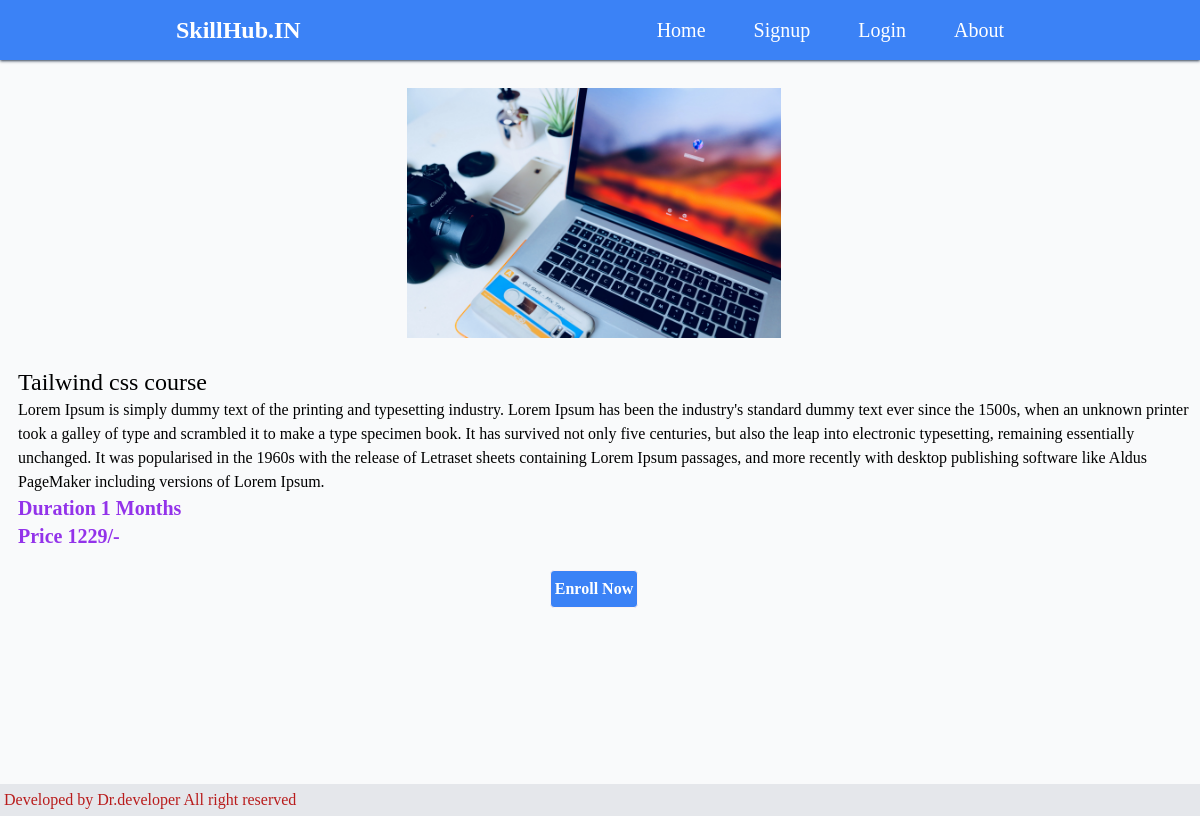
Page /update/4 on the committed database.
### blog/models.py (models this page shows, shortened)
class Blog(models.Model):
    course_img=models.ImageField(upload_to='courseimg')
    course_name=models.CharField(max_length=100)
    course_des=models.TextField()
    course_duration=models.PositiveIntegerField()
    course_price=models.PositiveIntegerField()

### blog/views.py (the view)
# urls.py: path('update/<int:id>',views.detail,name='detail'),
def detail(request, id):
    blog=Blog.objects.filter(pk=id)
    return render(request,'pages/detail.html',{'blog':blog})

### blog/templates/pages/detail.html (shortened to what this page needs)
{% extends 'base.html' %}
{% load static %}
{% block content %}
{% for blogs in blog %}
<div class="flex items-center  justify-evenly ml-2 m-5 flex-col md:flex-col ">
    <div class=" flex justify-center object-contain h-1/2 md:w-1/3 p-2 w-full hover:shadow-2xl duration-500">
       <img class=" text-center" src="{{blogs.course_img.url}}" alt="">
    </div>
    <div class="w-full ml-5 mt-5">
        <h1 class="text-2xl font-medium w-full">{{blogs.course_name}} </h1>
        <p class="">{{blogs.course_des}} </p>
        <h1 class="text-xl md:font-semibold text-purple-600">Duration {{blogs.course_duration}} Months</h1>
        <h1 class="text-xl md:font-semibold text-purple-600">Price {{blogs.course_price}}/-</h1>
    </div>
    <div>
        <form action="/enroll_now">
        <Button class="mt-5 py-1.5 bg-blue-500 rounded p-1 border border-red-50 hover:shadow-lg text-white font-semibold duration-300" type="submit"> Enroll Now</Button>
        </form>
    </div>
</div>
{% endfor %}
{% endblock content %}

### rows in the picture
Blog: course_img (picture), course_name "Tailwind css course", course_des "Lorem Ipsum is simply dummy text of the printing and typesetting industry. Lorem Ipsum has been the industry's standard dummy text ever since the 1500s, when an unknown printer took a galley of type and scrambled it to make a type specimen book. It has survived not only five centuries, but also the leap into electronic typesetting, remaining essentially unchanged. It was popularised in the 1960s with the release of Letraset sheets containing Lorem Ipsum passages, and more recently with desktop publishing software like Aldus PageMaker including versions of Lorem Ipsum.", course_duration "1", course_price "1229"
